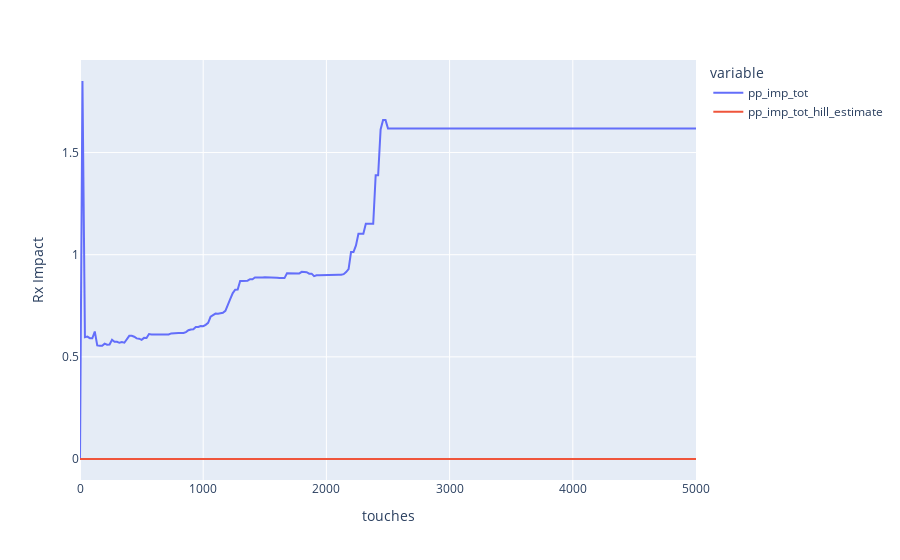

Source (notebook cell):
### Code cell
response_curves.plot(channel2['resp_df'], 'touches', ['pp_imp_tot', 'pp_imp_tot_hill_estimate'])

### Figure 1 — Plotly figure (JSON) as saved in the notebook; plotly's stock layout.template omitted (floating-point values rounded to 4 significant figures; data arrays with more than 128 entries replaced by an {"elided": "..."} marker saying what was removed)
{"data": [{"hovertemplate": "variable=pp_imp_tot<br>touches=%{x}<br>value=%{y}<extra></extra>", "legendgroup": "pp_imp_tot", "line": {"color": "#636efa", "dash": "solid"}, "marker": {"symbol": "circle"}, "mode": "lines", "name": "pp_imp_tot", "orientation": "v", "showlegend": true, "type": "scatter", "x": {"elided": "251 int values"}, "xaxis": "x", "y": {"elided": "251 float values"}, "yaxis": "y"}, {"hovertemplate": "variable=pp_imp_tot_hill_estimate<br>touches=%{x}<br>value=%{y}<extra></extra>", "legendgroup": "pp_imp_tot_hill_estimate", "line": {"color": "#EF553B", "dash": "solid"}, "marker": {"symbol": "circle"}, "mode": "lines", "name": "pp_imp_tot_hill_estimate", "orientation": "v", "showlegend": true, "type": "scatter", "x": {"elided": "251 int values"}, "xaxis": "x", "y": {"elided": "251 int values"}, "yaxis": "y"}], "layout": {"legend": {"title": {"text": "variable"}, "tracegroupgap": 0}, "margin": {"t": 60}, "xaxis": {"anchor": "y", "domain": [0, 1], "title": {"text": "touches"}}, "yaxis": {"anchor": "x", "domain": [0, 1], "title": {"text": "Rx Impact"}}}}
